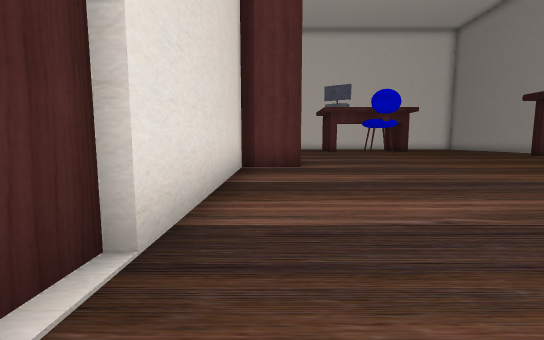
[1] (above)

17 first-person views from a walk through a scene from a Unity 3-D project. The camera is 1.3 m above the floor, tilts 6° down and sees 90° across. The floor is counted in squares, 2 m on a side. Each view is taken from the middle of a square. On the plan, view 1 faces up. The plan holds only what a view shows up to about 9 squares ahead; the rest is blank. The place goes on beyond the plan. The player character is not drawn. Some surface patterns are stand-ins.

[2]
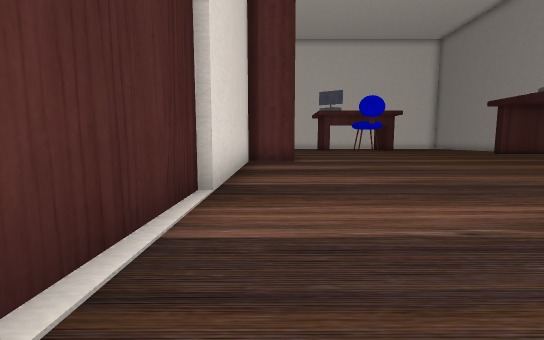

[3]
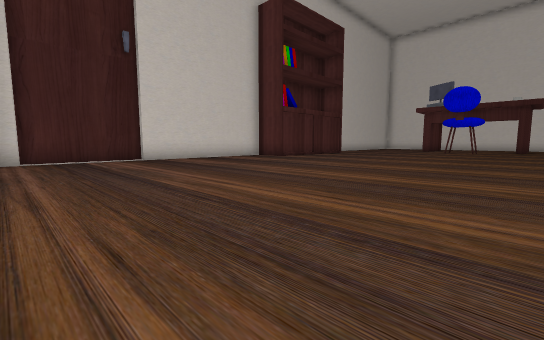

[4]
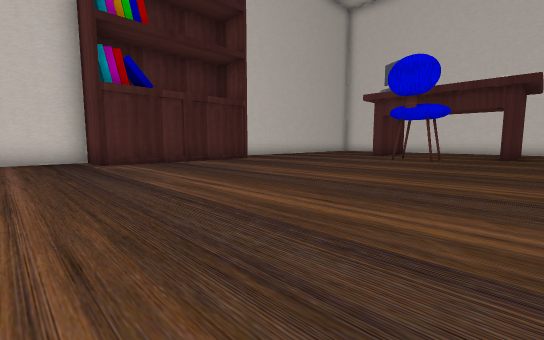

[5]
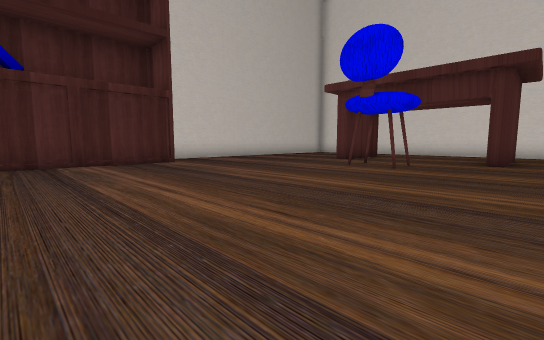

[6]
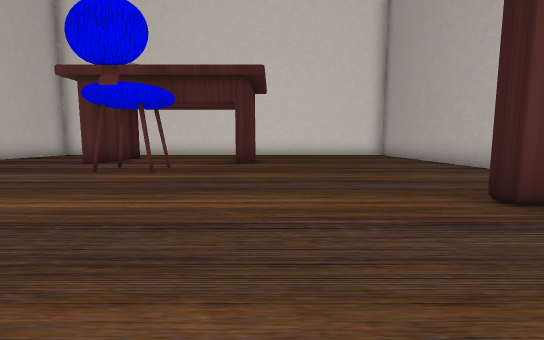

[7]
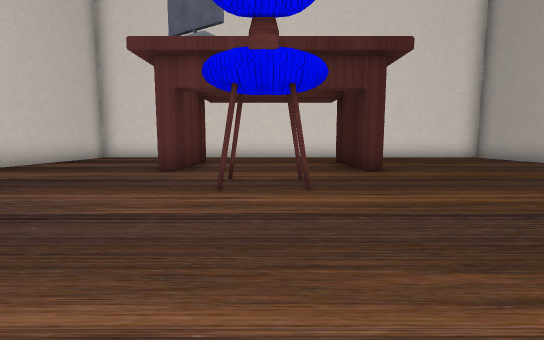

[8]
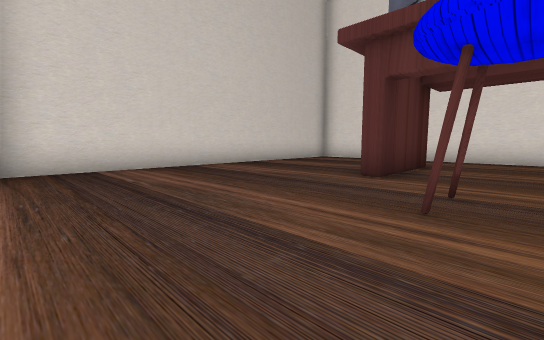

[9]
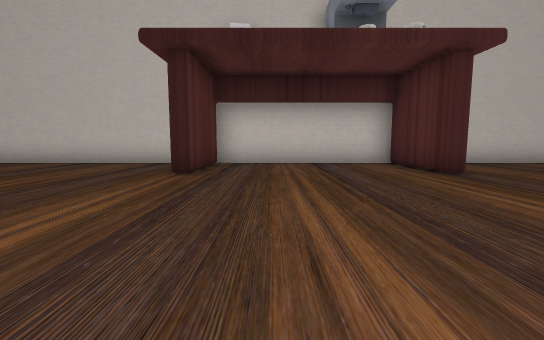

[10]
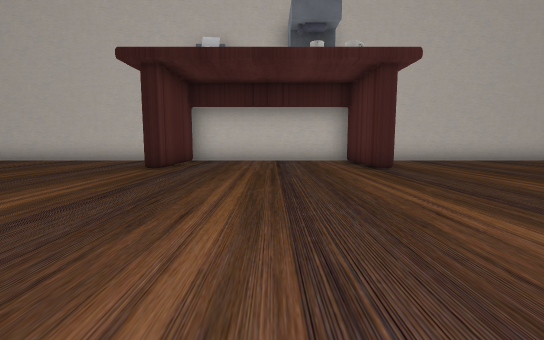

[11]
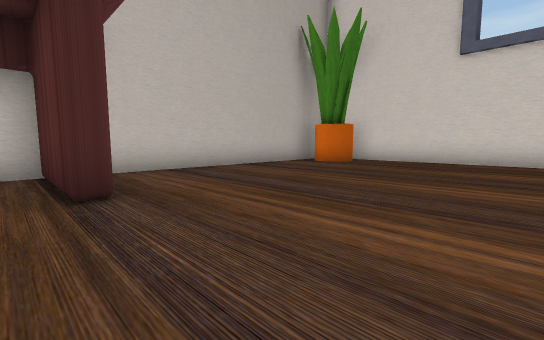

[12]
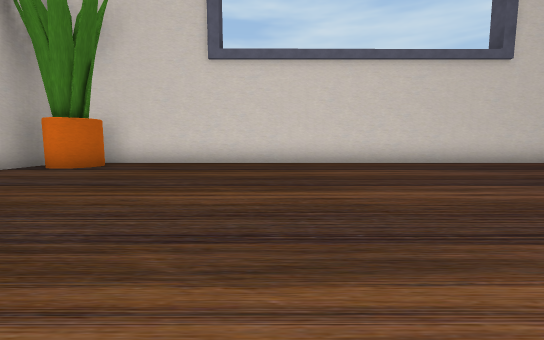

[13]
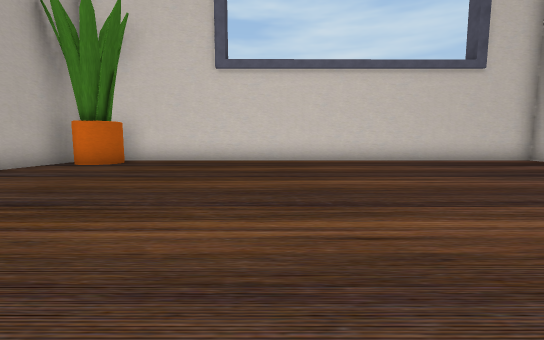

[14]
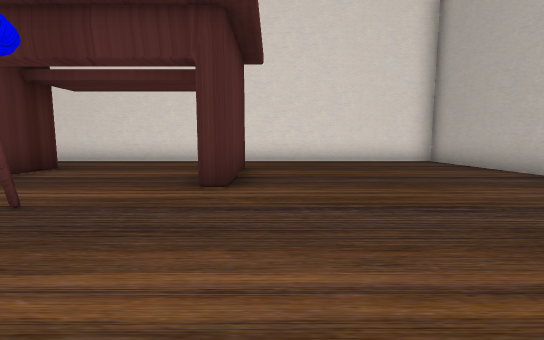

[15]
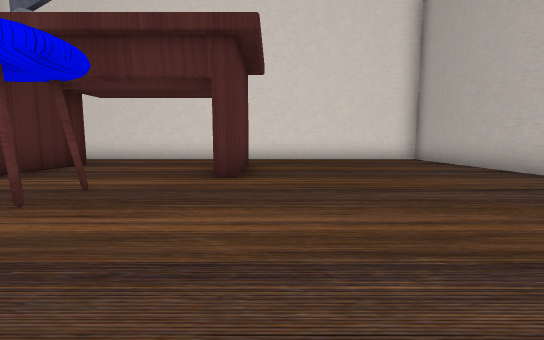

[16]
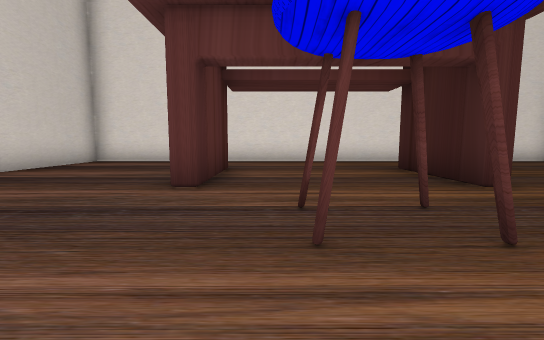

[17]
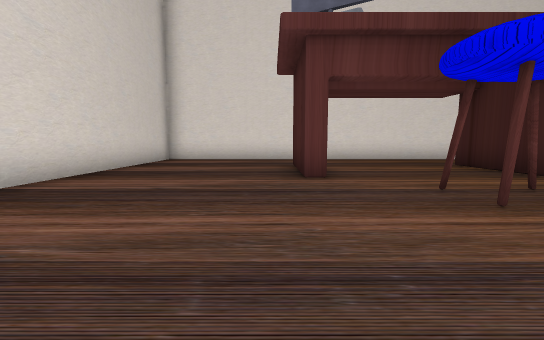

### Floor plan
Points are (right, up) in squares from view 1. A wall is a line through its corners. A room is listed if a view was taken in it or the views show most of it. See-through windows are left out.
Room 1 (views 1, 2, 3, 4, 5, 6, 7, 8, 9, 10, 11, 12, 13, 14, 15, 16, 17)
walls: (11.4, 6.5) (14, 6.5); (0.6, 12) (0.6, 6.9) (-0.8, 6.9) (-0.8, 1.4); (14, 11.6) (11.4, 11.6); (8, 16.8) (8, 19.4); (3.6, 16.8) (3.6, 19.4); (8.4, 19.4) (8.4, 16.8); (4, 19.4) (4, 16.8); (-1, 1.5) (-1, -1.8); (14.2, -1.6) (14.2, 22) (-0.8, 22) (-0.8, 11.9); (-0.8, -1.6) (-0.8, -2.1); (-0.3, -2.2) (13.1, -2.2)
objects: other object (6, 15)

Positions as (right, up) in squares from view 1, and headings:
1: (0, 0), facing up
2: (0, -2), facing up
3: (9, -2), facing up-left
4: (9, 5), facing up-left
5: (9, 8), facing up-left
6: (9, 9), facing up
7: (6, 11), facing up
8: (6, 12), facing up-left
9: (6, 10), facing right
10: (5, 9), facing right
11: (8, 7), facing down-right
12: (8, 6), facing down
13: (8, 7), facing down
14: (9, 13), facing up
15: (9, 12), facing up
16: (5, 13), facing up
17: (3, 12), facing up
